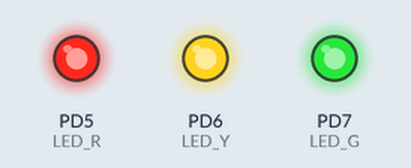
Bench run of a program on a simulated ATmega128, built with avr-gcc and emulated at 8 MHz. On the bench: output pins drawn as LEDs (lit = HIGH). What the program prints to the serial monitor is not drawn.

Above: at 0.1 s.
At 2.1 s:
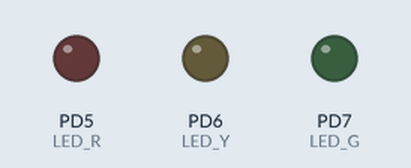
Timing chart, 0 to 3.6 s (numbered marks = the images above):
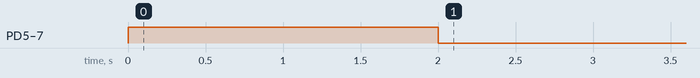

The program:

main.c
```c
/*
 * UART_FIFO.c
 *
 * Created: 25.04.2019 12:26:59
 * Author : Vsevolod
 */

#include "general.h"
#include "md3.h"
#include "uart.h"
#include "fifo.h"

static FILE _UART_	= FDEV_SETUP_STREAM (uart_stdputc, NULL, _FDEV_SETUP_WRITE);

ISR (USART0_UDRE_vect)
{
	// UDR ãîòîâ, ïèøåì â íåãî èç áóôåðà:
	volatile extern FIFO_BUFFER_t __uart_tx_buf;	// áóôåð èç îáëàñòè uart.c
	UDR0 = fifo_pop (&__uart_tx_buf);
// Âíèìàíèå! Íîòàöèÿ òî÷å÷íàÿ, ò.ê. ðàáîòàåì ñ áóôåðîì íàïðÿìóþ, à íå ÷åðåç óêàçàòåëü:
	if (__uart_tx_buf.idxOut == __uart_tx_buf.idxIn)	// åñëè íà äàííûé ìîìåíò ïåðåäàòü áîëüøå íå÷åãî,
	{
		UCSR0B &= ~(1 << UDRIE0);	// îòêëþ÷àåì äàííîå ïðåðûâàíèå
	}
}


int main(void)
{
	uint8_t i = 0;

	general_init ();
	md3_init ();
	uart_init ();

	sei ();

	stdout = &_UART_;

	printf ("This is a stdout device\n\n");


    while (1)
    {
		_delay_ms (1000);
		printf ("New Line %d\n", i++);
    }
}
```

fifo.c
```c
/*
 * fifo.c
 *
 * Created: 25.04.2019 12:30:07
 *  Author: Vsevolod
 */

#include "general.h"
#include "fifo.h"
#include <stdlib.h>	// äëÿ malloc


void fifo_init(FIFO_BUFFER_t *buf_p, uint16_t size)
{
	buf_p->size = size;
	buf_p->buffer = (uint8_t *) malloc (size);
	fifo_flush (buf_p);

	return;
}

void fifo_push(uint8_t c, FIFO_BUFFER_t* buf_p)
{
	buf_p->buffer[buf_p->idxIn++] = c;
	if (buf_p->idxIn >= buf_p->size)
	{
		buf_p->idxIn = 0;
	}
	// ToDo: îáðàáîòêà çàïîëíåíèÿ áóôåðà ("íàåçäà" íà íå ïåðåäàííûå áàéòû)
	return;
}

uint8_t fifo_pop(FIFO_BUFFER_t *buf_p)
{
	uint8_t retval = buf_p->buffer[buf_p->idxOut++];
	if (buf_p->idxOut >= buf_p->size)
	{
		buf_p->idxOut = 0;
	}
	return retval;
}

void fifo_flush(FIFO_BUFFER_t *buf_p)
{
	buf_p->idxIn = 0;
	buf_p->idxOut = 0;

	return;
}
```

fifo.h
```c
/*
 * fifo.h
 *
 * Created: 25.04.2019 12:30:18
 *  Author: Vsevolod
 */

/* Ôóíêöèè äëÿ ðàáîòû ñ êîëüöåâûì áóôåðîì */


#ifndef FIFO_H_
#define FIFO_H_

typedef struct
{
	uint8_t		*buffer;
	uint16_t	idxIn;
	uint16_t	idxOut;
	uint16_t	size;
	} FIFO_BUFFER_t;

void fifo_init (FIFO_BUFFER_t *buf_p, uint16_t size);	// èíèöèàëèçàöèÿ, âûäåëåíèå ïàìÿòè
void fifo_push (uint8_t c, FIFO_BUFFER_t* buf_p);		// êëàä¸ì áàéò
uint8_t fifo_pop (FIFO_BUFFER_t *buf_p);				// äîñòà¸ì áàéò
void fifo_flush (FIFO_BUFFER_t *buf_p);					// î÷èñòêà áóôåðà

// buf_p ~ buffer pointer


#endif /* FIFO_H_ */
```

general.c
```c
/*
 * general.c
 *
 * Created: 19.11.2018 19:24:34
 *  Author: Vsevolod
 */

#include "general.h"

inline void general_init (void)
{
	OSCCAL = eeprom_read_byte (OSC_CAL_BYTE);	// калибровочный бит
}
```

general.h
```c
/*
 * general.h
 *
 * Created: 19.11.2018 19:04:06
 *  Author: Vsevolod
 */


#ifndef GENERAL_H_
#define GENERAL_H_

#define F_CPU 8000000UL

#include <avr/io.h>
#include <util/delay.h>
#include <avr/interrupt.h>
#include <stdio.h>
#include <avr/eeprom.h>

void general_init (void);

//#define OSC_CAL_BYTE (void*) 0x00 // F_CPU = 1.0 MHz
//#define OSC_CAL_BYTE (void*) 0x01 // F_CPU = 2.0 MHz
//#define OSC_CAL_BYTE (void*) 0x02 // F_CPU = 4.0 MHz
#define OSC_CAL_BYTE (void*) 0x03 // F_CPU = 8.0 MHz


#endif /* GENERAL_H_ */
```

md3.c
```c
/*
 * md3.c
 *
 * Created: 03.12.2018 17:47:17
 *  Author: Vsevolod
 */

#include "md3.h"
#include "general.h"
//#include "rtos.h"

inline void md3_init (void)
{
	LED_DDR		|=	(1 << LED_R) | (1 << LED_Y) | (1 << LED_G);

	BUTTON_DDR	&= ~((1 << BUT0) | (1 << BUT2)  | (1 << BUT3));		// и так 0, но на всякий случай
	BUTTON_PORT |=	(1 << BUT0)	 | (1 << BUT2)  | (1 << BUT3);		// подтяжка

	led_r_on (); led_y_on (); led_g_on ();
	_delay_ms (MD3_START_DELAY);
	led_r_off (); led_y_off (); led_g_off ();

// 	ADMUX	|= (1 << REFS0) | MD3_MUX_SELECT;
// 	ADCSRA	|= (1 << ADEN) | (1 << ADSC) | (1 << ADFR) | MD3_ADC_PRESCALER;

//	rtos_set_task (led_g_switch, RTOS_RUN_ASAP, 500);
}

void led_y_on (void)
{
	LED_PORT |= 1 << LED_Y;
	return;
}

void led_y_off (void)
{
	LED_PORT &= ~(1 << LED_Y);
	return;
}

void led_r_on (void)
{
	LED_PORT |= 1 << LED_R;
	return;
}
void led_r_off (void)
{
	LED_PORT &= ~(1 << LED_R);
	return;
}

void led_r_switch (void)
{
	LED_PORT ^= 1 << LED_R;
	return;
}

void led_g_on (void)
{
	LED_PORT |= 1 << LED_G;
	return;
}

void led_g_off (void)
{
	LED_PORT &= ~(1 << LED_G);
	return;
}

void led_g_switch (void)
{
	LED_PORT ^= 1 << LED_G;
	return;
}
/*
inline void led_y_blink (void)
{
	led_y_on();
	rtos_set_task (led_y_off, 100, RTOS_RUN_ONCE);
}

inline void led_r_blink (void)
{
	led_r_on();
	rtos_set_task (led_r_off, 100, RTOS_RUN_ONCE);
}
*/
```

md3.h
```c
/*
 * md3_defs.h
 *
 * Created: 05.05.2018 15:04:03
 *  Author: Всеволод
 */


#ifndef MD3_H_
#define MD3_H_

void md3_init (void);
void led_y_on (void);
void led_y_off (void);
void led_r_on (void);
void led_r_off (void);
void led_r_switch (void);
void led_g_on (void);
void led_g_off (void);
void led_g_switch (void);
void led_y_blink (void);
void led_r_blink (void);

#define LED_PORT	PORTD
#define LED_DDR		DDRD

#define LED_R PD5
#define LED_Y PD6
#define LED_G PD7

#define BUTTON_PORT	PORTB
#define BUTTON_DDR	DDRB
#define BUTTON_PIN	PINB

#define BUT0	PB0
#define BUT2	PB2	// не ошибка; на PB1 выход SCK, и на него лучше не вешать конденсатор
#define BUT3	PB3

#define MD3_START_DELAY		2000	// ms, задержка перед аппаратной инициализацией всех модулей/интерфейсов
									// (предполагается, что инициализация md3 - перед
									// остальными инициализациями)

#define MD3_MUX_SELECT		0b00000	// выбор входа ADC (выбран ADC0 -> PF0 -> потенциометр)
#define MD3_ADC_PRESCALER	0b111	// /128

#define ADC_MAX				1024

#endif /* MD3_DEFS_H_ */
```

uart.c
```c
/*
 * uart.c
 *
 * Created: 28.03.2019 13:45:09
 *  Author: Vsevolod
 */

#include "general.h"
#include "uart.h"
#include "md3.h"
#include "fifo.h"
#include <util/atomic.h>

// Áóôåð ïåðåäà÷è:
FIFO_BUFFER_t __uart_tx_buf;


 void uart_init (void)
{
	UBRR0L = (uint8_t) UART_UBRR;
	UBRR0H = (uint8_t) (UART_UBRR >> 8);
	UCSR0C |= (1 << UCSZ01) | (1 << UCSZ00); // Char size 8 bit
	UCSR0B |= (UART_TX_ENABLE << TXEN0) | (UART_RX_ENABLE << RXEN0) | \
				(UART_RXC_INT_ENABLE << RXCIE0);

	// Èíèöèàëèçèðóåì FIFO-áóôåð (î÷åðåäü) êîëüöåâîãî òèïà
	fifo_init (&__uart_tx_buf, UART_TX_BUF_SIZE);

	uart_clrscr ();
	uart_home ();
	uart_puts ("[ OK ] UART Alive\n");

	return;
}

int uart_stdputc (char c, FILE *stream)
{
	#if UART_INSERT_CR == 1
		if (c == '\n')
		{
			uart_stdputc ('\r', stream);
		}
	#endif

//	__uart_tx_byte (c);			// ýòî ïåðåäà÷à ñ òóïûì îæèäàíèåì

// Ïåðåäà÷à ÷åðåç áóôåð:
	fifo_push (c, &__uart_tx_buf);	// ïèõàåì â áóôåð
	UCSR0B |= 1 << UDRE0;			// êîãäà UDR áóäåò ãîòîâ, â ïðåðûâàíèè áóäåì ïèñàòü â UDR
	// (äàæå åñëè ýòî ïðåðûâàíèå óæå ðàçðåøåíî, òî íè÷åãî íå èçìåíèòñÿ)

	return 0;
}

inline void uart_putc (char c)
{
	uart_stdputc (c, NULL);
	return;
}

void uart_puts (char *str)
{
	register char c;

	while ((c = *str++))
	{
		uart_putc (c);
	}

	return;
}

void uart_clrscr (void)
{
//	printf (UART_ESC "[2J");
	uart_puts (UART_ESC);
	uart_puts ("[2J");
	return;
}

void uart_home (void)
{
//	printf (UART_ESC "[H");
	uart_puts (UART_ESC);
	uart_puts ("[H");
	return;
}

inline void uart_goto_xy (int x, int y)
{
	printf (UART_ESC "[%d;%dH", y, x);
	return;
}

void uart_reset_disp_attr (void)
{
//	printf (UART_ESC "[0m");
	uart_puts (UART_ESC);
	uart_puts ("[0m");
	return;
}

inline void uart_set_disp_attr (int attr)
{
	printf (UART_ESC "[%dm", attr);
	return;
}

void __uart_tx_byte (uint8_t data)
{
// Òóïàÿ ïåðåäà÷à áàéòà ñ îæèäàíèåì
	led_r_on ();
	while(!(UCSR0A & (1 << UDRE0)))
		;
	led_r_off ();
	UDR0 = data;

	return;
}

inline void __uart_rx_byte (void)
{	// Âûçîâ ïî ïðåðûâàíèþ
	uint8_t buff = UDR0;

	switch (buff)
	{
		case 'l':
		{
			led_g_switch ();
			uart_set_disp_attr (F_GREEN);
			printf ("[OK] LED \"G\" TOGGLED\n");
			uart_reset_disp_attr ();
			break;
		}
		default:
		{
			led_r_switch ();
// 			uart_set_disp_attr (F_RED);
// 			printf ("[FAIL] UNKNOWN COMMAND\n");
// 			uart_reset_disp_attr ();

			printf (ATTR "%d" ATTR_END "[FAIL]" ATTR_RST "UNKNOWN COMMAND\n", F_RED);

			break;
		}
	}

	return;
}
```

uart.h
```c
/*
 * uart.h
 *
 * Created: 28.03.2019 13:44:50
 *  Author: Vsevolod
 */

/*

Используем UART0

*/


#ifndef UART_H_
#define UART_H_


/* Пользовательские функции */
void uart_init (void);
int uart_stdputc (char c, FILE *stream);	// для стд вывода
void uart_putc (char c);					// для обычного вывода
void uart_puts (char *str);					// вывод строки

// Следующие функии используют ESC-последовательности:
void uart_clrscr (void);
void uart_home (void);
void uart_goto_xy (int x, int y);
void uart_reset_disp_attr (void);
void uart_set_disp_attr (int attr);
/****************************/

/* Служебные функции */
void __uart_tx_byte (uint8_t data);	// передача байта
void __uart_rx_byte (void);			// приём байта (вызов по прерыванию)
/**********************/


#define UART_BAUDRATE	9600UL
#define	UART_UBRR		(F_CPU/(16*UART_BAUDRATE) - 1)


#define UART_TX_BUF_SIZE	256

#define UART_TX_ENABLE		1
#define UART_RX_ENABLE		0
#define UART_RXC_INT_ENABLE	0

#define UART_INSERT_CR		1	// после \n вставляется \r


/*************************/
// ФОРМАТИРОВАННЫЙ ВЫВОД //
/*************************/

#define UART_ESC	"\033"

#define ATTR		"\033["
#define ATTR_END	"m"
#define ATTR_RST	"\033[0m"

//Format text
#define RESET 		0
#define BRIGHT 		1
#define DIM			2
#define UNDERSCORE	3
#define BLINK		4
#define REVERSE		5
#define HIDDEN		6

//Foreground Colours (text)
#define F_BLACK 	30
#define F_RED		31
#define F_GREEN		32
#define F_YELLOW	33
#define F_BLUE		34
#define F_MAGENTA 	35
#define F_CYAN		36
#define F_WHITE		37

//Background Colours
#define B_BLACK 	40
#define B_RED		41
#define B_GREEN		42
#define B_YELLOW	44
#define B_BLUE		44
#define B_MAGENTA 	45
#define B_CYAN		46
#define B_WHITE		47


#endif /* UART_H_ */
```

Measured:
- by itself, PD5 (LED_R), PD6 (LED_Y), PD7 (LED_G): LOW → HIGH at 0.00 s, → LOW 2.0 s later
